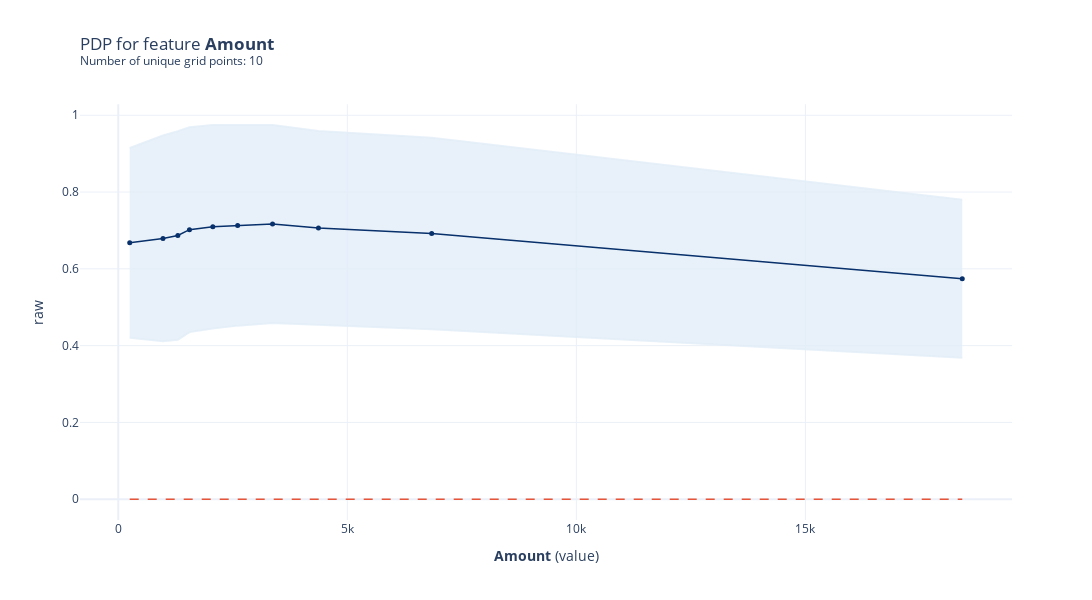

The code cell stored with this chart in its notebook:
### Code cell
from pdpbox import pdp
# Your code here!

import warnings
warnings.filterwarnings("ignore")
pdp_amount = pdp.PDPIsolate(
    model=rfc,
    df = df,
    model_features=X_train.columns,
    feature="Amount",
    feature_name="Amount"
)

fig, axes = pdp_amount.plot(center=False)

fig

### Figure 1 — Plotly figure (JSON) as saved in the notebook; plotly's stock layout.template omitted (floating-point values rounded to 4 significant figures)
{"data": [{"hoverinfo": "none", "line": {"color": "rgba(227,238,248,0.8)"}, "mode": "lines", "type": "scatter", "x": [250, 976, 1300, 1554, 2064, 2606, 3368.0, 4370.0, 6842, 18424], "xaxis": "x", "y": [0.9147, 0.9472, 0.9584, 0.969, 0.9744, 0.9739, 0.9746, 0.9593, 0.9413, 0.7799], "yaxis": "y"}, {"fill": "tonexty", "fillcolor": "rgba(227,238,248,0.8)", "hoverinfo": "none", "line": {"color": "rgba(227,238,248,0.8)"}, "mode": "lines", "type": "scatter", "x": [250, 976, 1300, 1554, 2064, 2606, 3368.0, 4370.0, 6842, 18424], "xaxis": "x", "y": [0.4208, 0.4113, 0.4151, 0.4351, 0.4448, 0.4521, 0.459, 0.4539, 0.4429, 0.3682], "yaxis": "y"}, {"hoverinfo": "none", "line": {"color": "#E75438", "dash": "dash", "width": 1.5}, "mode": "lines", "type": "scatter", "x": [250, 976, 1300, 1554, 2064, 2606, 3368.0, 4370.0, 6842, 18424], "xaxis": "x", "y": [0, 0, 0, 0, 0, 0, 0, 0, 0, 0], "yaxis": "y"}, {"hovertemplate": "%{y}", "line": {"color": "rgba(8,48,107,1.0)", "width": 1.5}, "marker": {"color": "rgba(8,48,107,1.0)", "size": 5}, "mode": "lines+markers", "name": "pdp", "type": "scatter", "x": [250, 976, 1300, 1554, 2064, 2606, 3368.0, 4370.0, 6842, 18424], "xaxis": "x", "y": [0.6678, 0.6792, 0.6867, 0.7021, 0.7096, 0.713, 0.7168, 0.7066, 0.6921, 0.574], "yaxis": "y"}], "layout": {"height": 600, "showlegend": false, "title": {"text": "PDP for feature <b>Amount</b> <br><sup>Number of unique grid points: 10</sup>", "x": 0, "xref": "paper"}, "width": 1200, "xaxis": {"anchor": "y", "domain": [0, 1], "title": {"text": "<b>Amount</b> (value)"}}, "yaxis": {"anchor": "x", "domain": [0, 0.99], "title": {"text": "raw"}}}}
